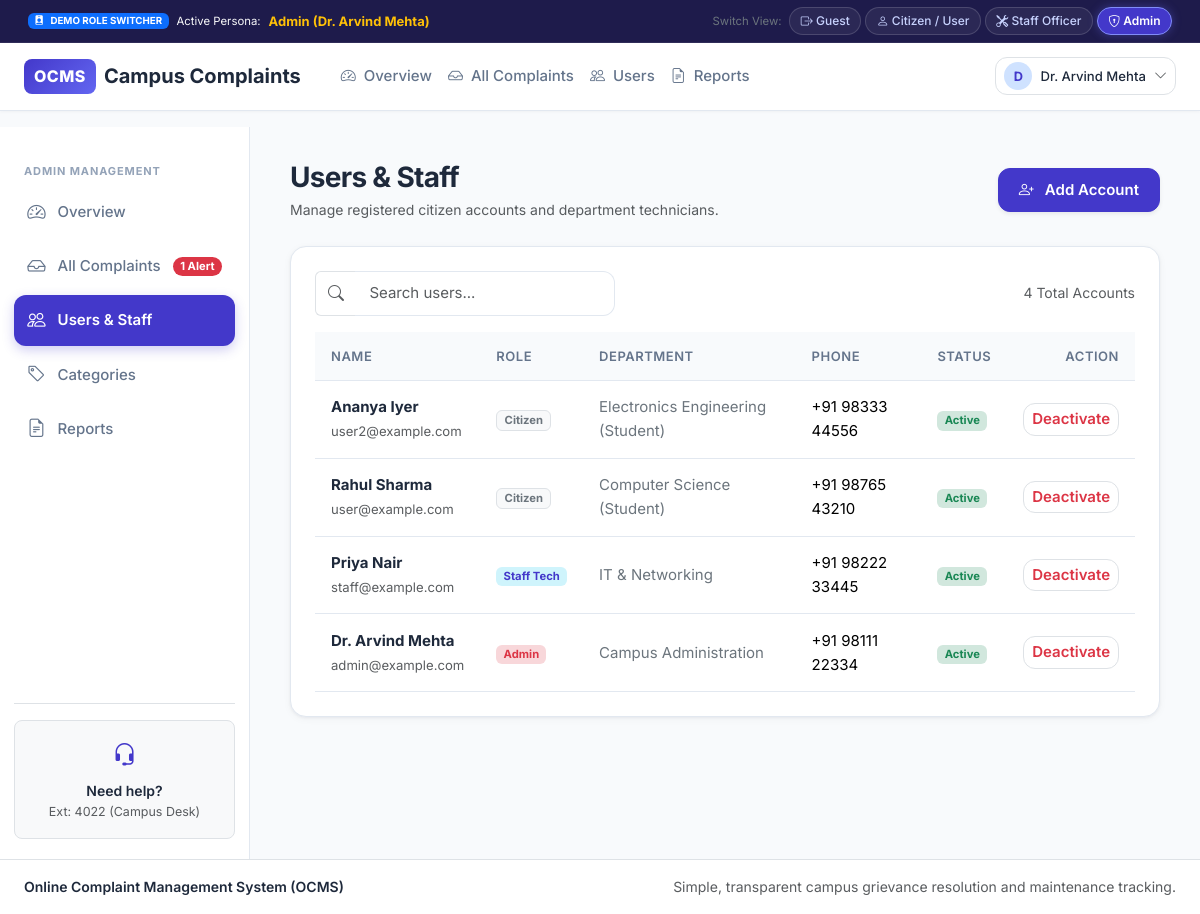
Page /admin/users (signed in) on the committed database.
### app/models.py (models this page shows, shortened)
class User(UserMixin, db.Model):
    __tablename__ = 'users'
    id = db.Column(db.Integer, primary_key=True)
    name = db.Column(db.String(100), nullable=False)
    email = db.Column(db.String(120), unique=True, nullable=False, index=True)
    phone = db.Column(db.String(20), nullable=True)
    password_hash = db.Column(db.String(255), nullable=False)
    role = db.Column(db.String(20), default='user', nullable=False, index=True)  # 'user', 'staff', 'admin'
    is_active = db.Column(db.Boolean, default=True, nullable=False)
    department = db.Column(db.String(100), nullable=True)
    failed_attempts = db.Column(db.Integer, default=0, nullable=False)
    locked_until = db.Column(SliceableDateTimeType, nullable=True)
    created_at = db.Column(SliceableDateTimeType, default=datetime.utcnow, nullable=False)
    complaints = db.relationship('Complaint', foreign_keys='Complaint.user_id', backref='user', lazy=True)
    assigned_complaints = db.relationship('Complaint', foreign_keys='Complaint.assigned_to', backref='assignee', lazy=True)
    notifications = db.relationship('Notification', backref='user', lazy=True, cascade='all, delete-orphan')
    @property
    def user_id(self):
        return self.id

### app/admin/routes.py (the view)
@admin_bp.route('/admin/users')
@login_required
@admin_required
def admin_users():
    users = User.query.order_by(User.created_at.desc()).all()
    return render_template(
        'admin/users.html',
        is_dashboard=True,
        active_page='admin_users',
        users=users
    )

### app/__init__.py (called while the page is built)
@login_manager.user_loader
def load_user(user_id):
    return db.session.get(User, int(user_id))

def smart_url_for(endpoint, **values):
    try:
        return flask_url_for(endpoint, **values)
    except Exception:
        for prefix in ['auth', 'user', 'admin', 'staff', 'main']:
            try:
                return flask_url_for(f"{prefix}.{endpoint}", **values)
            except Exception:
                pass
        return flask_url_for(endpoint, **values)

### app/models.py (called while the page is built)
    def process_result_value(self, value, dialect):
        if value is not None:
            return SliceableDateTime(
                value.year, value.month, value.day,
                value.hour, value.minute, value.second,
                value.microsecond, value.tzinfo
            )
        return value

### app/utils.py (called while the page is built)
def admin_required(f):
    @wraps(f)
    def decorated_function(*args, **kwargs):
        if not current_user.is_authenticated:
            flash("Please sign in to access the administrator portal.", "warning")
            return redirect(url_for('auth.login', next=request.url))
        if current_user.role != 'admin':
            abort(403)
        return f(*args, **kwargs)
    return decorated_function

### templates/admin/users.html (shortened to what this page needs)
{% extends 'base.html' %}
{% block content %}
<div class="d-flex flex-wrap justify-content-between align-items-center mb-4">
  <div>
    <h2 class="fw-bold text-dark mb-1">Users & Staff</h2>
    <p class="text-muted small mb-0">Manage registered citizen accounts and department technicians.</p>
  </div>
  <button type="button" class="btn btn-primary shadow-sm mt-3 mt-md-0" data-bs-toggle="modal" data-bs-target="#addUserModal">
    <i class="bi bi-person-plus me-1"></i> Add Account
  </button>
</div>
<div class="ocms-card p-4">
  <div class="d-flex justify-content-between align-items-center mb-3">
    <div class="input-group" style="max-width: 300px;">
      <span class="input-group-text bg-white border-end-0 text-muted"><i class="bi bi-search"></i></span>
      <input type="text" id="tableSearchInput" class="form-control border-start-0" placeholder="Search users...">
    </div>
    <span class="small text-muted">{{ users|length }} Total Accounts</span>
  </div>
  <div class="table-responsive">
    <table class="table align-middle filterable-table">
      <thead>
        <tr>
          <th>Name</th>
          <th>Role</th>
          <th>Department</th>
          <th>Phone</th>
          <th>Status</th>
          <th class="text-end">Action</th>
        </tr>
      </thead>
      <tbody>
        {% for u in users %}
        <tr>
          <td>
            <strong class="d-block text-dark">{{ u.name }}</strong>
            <small class="text-muted">{{ u.email }}</small>
          </td>
          <td>
            {% if u.role == 'admin' %}
              <span class="badge bg-danger-subtle text-danger">Admin</span>
            {% elif u.role == 'staff' %}
              <span class="badge bg-info-subtle text-primary">Staff Tech</span>
            {% else %}
              <span class="badge bg-light text-secondary border">Citizen</span>
            {% endif %}
          </td>
          <td class="small text-secondary">{{ u.department }}</td>
          <td class="small">{{ u.phone }}</td>
          <td>
            {% if u.is_active %}
              <span class="badge bg-success-subtle text-success">Active</span>
            {% else %}
              <span class="badge bg-danger-subtle text-danger">Inactive</span>
            {% endif %}
          </td>
          <td class="text-end">
            <form action="{{ url_for('admin_toggle_user', user_id=u.user_id) }}" method="POST" class="d-inline">
              {% if u.is_active %}
                <button type="submit" class="btn btn-sm btn-light border py-1 px-2 text-danger" title="Deactivate">Deactivate</button>
              {% else %}
                <button type="submit" class="btn btn-sm btn-light border py-1 px-2 text-success" title="Activate">Activate</button>
              {% endif %}
            </form>
          </td>
        </tr>
        {% endfor %}
      </tbody>
    </table>
  </div>
</div>
{% endblock %}

### templates/partials/navbar.html (shortened to what this page needs)
<nav class="navbar navbar-expand-lg ocms-navbar">
  <div class="container-fluid px-3 px-md-4">
    <a class="navbar-brand d-flex align-items-center gap-2 fw-bold text-dark text-decoration-none" href="{{ url_for('index') }}">
      <span class="brand-badge fs-6">OCMS</span>
      <span class="fs-5 d-none d-sm-inline">Campus Complaints</span>
    </a>
    <div class="collapse navbar-collapse" id="ocmsNavContent">
      <ul class="navbar-nav me-auto mb-2 mb-lg-0 ms-lg-3">
        {% if not session.get('role') %}
          <li class="nav-item">
            <a class="nav-link" href="{{ url_for('index') }}"><i class="bi bi-house me-1"></i> Home</a>
          </li>
          <li class="nav-item">
            <a class="nav-link" href="{{ url_for('index') }}#categories"><i class="bi bi-grid me-1"></i> Categories</a>
          </li>
          <li class="nav-item">
            <a class="nav-link" href="{{ url_for('track_public') }}"><i class="bi bi-search me-1"></i> Track a Complaint</a>
          </li>
        {% elif session.get('role') == 'admin' %}
          <li class="nav-item">
            <a class="nav-link" href="{{ url_for('admin_dashboard') }}"><i class="bi bi-speedometer2 me-1"></i> Overview</a>
          </li>
          <li class="nav-item">
            <a class="nav-link" href="{{ url_for('admin_complaints') }}"><i class="bi bi-inbox me-1"></i> All Complaints</a>
          </li>
          <li class="nav-item">
            <a class="nav-link" href="{{ url_for('admin_users') }}"><i class="bi bi-people me-1"></i> Users</a>
          </li>
          <li class="nav-item">
            <a class="nav-link" href="{{ url_for('admin_reports') }}"><i class="bi bi-file-earmark-text me-1"></i> Reports</a>
          </li>
        {% endif %}
      </ul>
      <div class="d-flex align-items-center flex-wrap gap-2">
        {% if not session.get('role') %}
          <a href="{{ url_for('submit_complaint') }}" class="btn btn-primary btn-sm px-3 shadow-sm">
            <i class="bi bi-plus-circle me-1"></i> Submit a Complaint
          </a>
          <a href="{{ url_for('login') }}" class="btn btn-light btn-sm px-3 border">
            Log In
          </a>
        {% else %}
          <div class="dropdown">
            <button class="btn btn-light btn-sm border d-flex align-items-center gap-2 py-1 px-2" type="button" data-bs-toggle="dropdown" aria-expanded="false">
              <span class="rounded-circle bg-primary-subtle text-primary d-inline-flex align-items-center justify-content-center fw-bold" style="width: 28px; height: 28px; font-size: 0.8rem;">
                {{ session.get('user_name', 'User')[:1] }}
              </span>
              <span class="fw-medium small d-none d-sm-inline">{{ session.get('user_name', 'Account') }}</span>
              <i class="bi bi-chevron-down text-muted small"></i>
            </button>
          </div>
        {% endif %}
      </div>
    </div>
  </div>
</nav>

### static/css/theme.css (style rules this page uses)
:root { --ocms-primary: #4338ca; --ocms-primary-hover: #3730a3; --ocms-primary-light: #eef2ff; --ocms-primary-glow: rgba(67, 56, 202, 0.15); --ocms-teal: #0d9488; --ocms-teal-light: #f0fdfa; --ocms-bg: #f8fafc; --ocms-card: #ffffff; --ocms-border: #e2e8f0; --ocms-border-focus: #a5b4fc; --ocms-text: #1e293b; --ocms-text-muted: #64748b; --ocms-text-light: #94a3b8; --status-pending-bg: #fef3c7; --status-pending-text: #92400e; --status-pending-border: #fde68a; --status-progress-bg: #e0e7ff; --status-progress-text: #3730a3; --status-progress-border: #c7d2fe; --status-resolved-bg: #d1fae5; --status-resolved-text: #065f46; --status-resolved-border: #a7f3d0; --status-rejected-bg: #ffe4e6; --status-rejected-text: #9f1239; --status-rejected-border: #fecdd3; --status-neutral-bg: #f1f5f9; --status-neutral-text: #475569; --status-neutral-border: #e2e8f0; --radius-sm: 8px; --radius-md: 12px; --radius-lg: 16px; --radius-xl: 20px; --radius-pill: 9999px; --shadow-subtle: 0 1px 3px rgba(15, 23, 42, 0.04); --shadow-card: 0 2px 8px rgba(15, 23, 42, 0.04), 0 1px 3px rgba(15, 23, 42, 0.05); --shadow-hover: 0 10px 20px -3px rgba(15, 23, 42, 0.08), 0 4px 6px -2px rgba(15, 23, 42, 0.03); --shadow-focus: 0 0 0 4px rgba(67, 56, 202, 0.12); --font-family: 'Inter', system-ui, -apple-system, BlinkMacSystemFont, 'Segoe UI', Roboto, sans-serif; --navbar-height: 68px; --sidebar-width: 250px; }
*, *::before, *::after { box-sizing: border-box; }
html { font-size: 16px; }
body { font-family: var(--font-family); background-color: var(--ocms-bg); color: var(--ocms-text); margin: 0; min-height: 100vh; display: flex; flex-direction: column; line-height: 1.6; -webkit-font-smoothing: antialiased; }
h1, h2, h3, h4, h5, h6 { color: var(--ocms-text); font-weight: 700; letter-spacing: -0.025em; line-height: 1.3; }
h2 { font-size: 1.75rem; }
p, .form-text, .text-secondary { color: var(--ocms-text-muted); }
.text-dark { color: var(--ocms-text) !important; }
.text-primary { color: var(--ocms-primary) !important; }
.ocms-navbar { height: var(--navbar-height); background: #ffffff; border-bottom: 1px solid var(--ocms-border); box-shadow: var(--shadow-subtle); position: sticky; top: 0; z-index: 1030; }
.brand-badge { background: linear-gradient(135deg, var(--ocms-primary), #6366f1); color: #ffffff; padding: 5px 10px; border-radius: var(--radius-sm); font-weight: 800; letter-spacing: 0.5px; }
.ocms-navbar .nav-link { color: var(--ocms-text-muted); font-weight: 500; font-size: 0.9375rem; padding: 0.5rem 0.85rem; border-radius: var(--radius-sm); transition: all 0.2s ease; }
.ocms-card { background: var(--ocms-card); border-radius: var(--radius-lg); border: 1px solid var(--ocms-border); box-shadow: var(--shadow-card); transition: transform 0.2s ease, box-shadow 0.2s ease; }
.btn { font-weight: 600; font-size: 0.9375rem; border-radius: var(--radius-md); padding: 0.6rem 1.25rem; transition: all 0.2s ease; display: inline-flex; align-items: center; justify-content: center; gap: 0.45rem; }
.btn-primary { background-color: var(--ocms-primary); border-color: var(--ocms-primary); color: #ffffff; }
.btn-light { background-color: #ffffff; border-color: var(--ocms-border); color: var(--ocms-text); }
.form-control, .form-select { font-size: 0.9375rem; padding: 0.65rem 0.9rem; border-radius: var(--radius-md); border: 1px solid var(--ocms-border); background-color: #ffffff; color: var(--ocms-text); transition: border-color 0.15s ease, box-shadow 0.15s ease; }
.table { vertical-align: middle; margin-bottom: 0; }
.table th { background: #f8fafc; color: var(--ocms-text-muted); font-weight: 600; font-size: 0.8125rem; text-transform: uppercase; letter-spacing: 0.04em; border-bottom: 1px solid var(--ocms-border); padding: 0.85rem 1rem; }
.table td { padding: 0.9rem 1rem; border-bottom: 1px solid var(--ocms-border); font-size: 0.9375rem; }

### rows in the picture
User: get "Dr. Arvind Mehta", name "Dr. Arvind Mehta", email "admin@example.com", role "Admin", department "Campus Administration", phone "+91 98111 22334", is_active "Active"
User: name "Ananya Iyer", email "user2@example.com", role "Citizen", department "Electronics Engineering (Student)", phone "+91 98333 44556", is_active "Active"
User: name "Rahul Sharma", email "user@example.com", role "Citizen", department "Computer Science (Student)", phone "+91 98765 43210", is_active "Active"
User: name "Priya Nair", email "staff@example.com", role "Staff Tech", department "IT & Networking", phone "+91 98222 33445", is_active "Active"

### other values in the picture
{{ session.get('user_name', 'User')[:1] }} "D"
{{ users|length }} "4"
